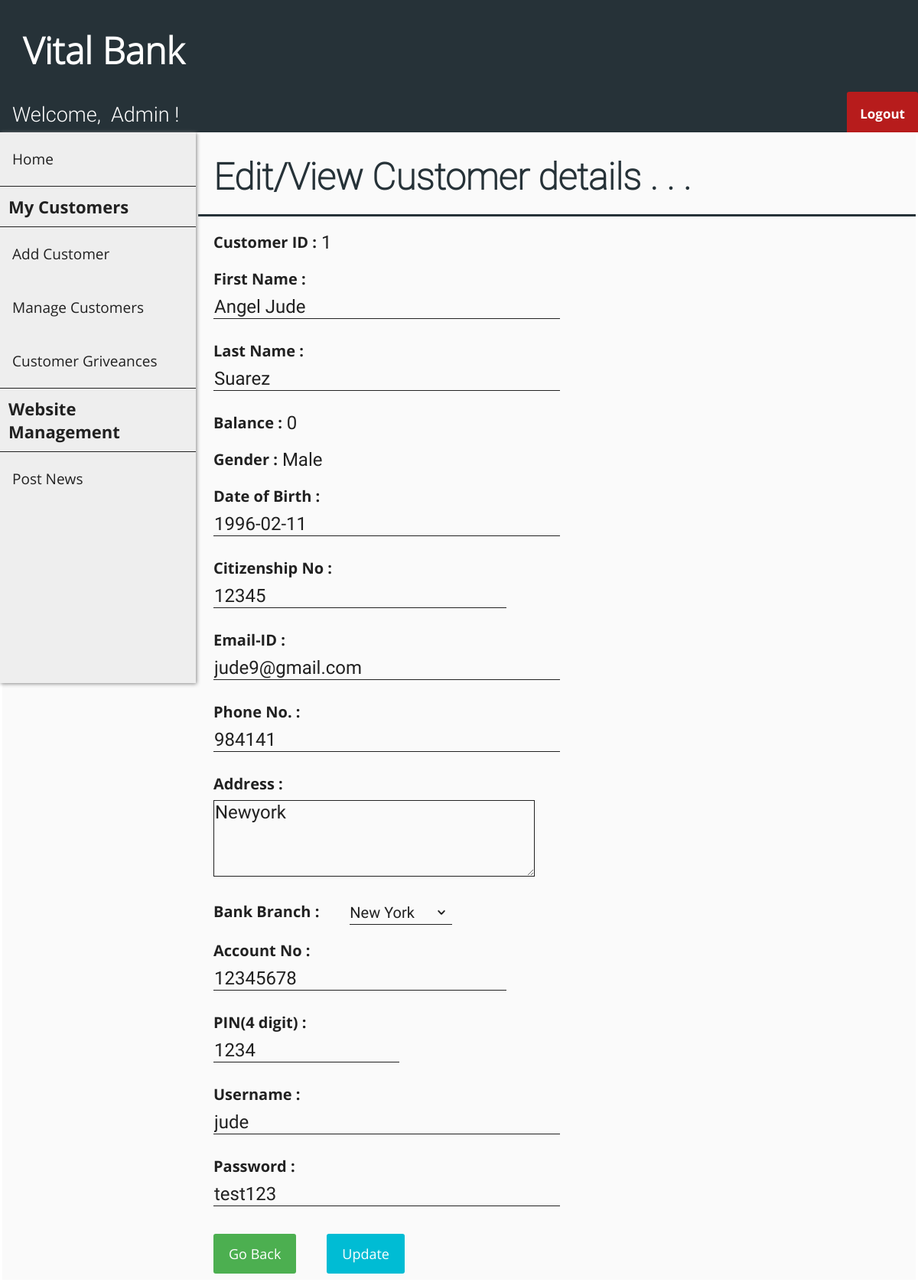
/edit_customer.php?cust_id=1 (signed in), run on the app's committed database.
### tables this page shows
CREATE TABLE `customer` (
  `cust_id` int(11) NOT NULL,
  `first_name` varchar(30) DEFAULT NULL,
  `last_name` varchar(30) DEFAULT NULL,
  `gender` varchar(10) DEFAULT NULL,
  `dob` date DEFAULT NULL,
  `aadhar_no` int(11) DEFAULT NULL,
  `email` varchar(30) DEFAULT NULL,
  `phone_no` varchar(20) DEFAULT NULL,
  `address` varchar(255) DEFAULT NULL,
  `branch` varchar(30) DEFAULT NULL,
  `account_no` int(11) DEFAULT NULL,
  `pin` int(4) DEFAULT NULL,
  `uname` varchar(30) DEFAULT NULL,
  `pwd` varchar(30) DEFAULT NULL
);

### edit_customer.php (the view, shortened to what this page needs)
<?php
    include "connect.php";
    include "header.php";
    include "user_navbar.php";
    include "admin_sidebar.php";
    $sql0 = "SELECT * FROM customer WHERE cust_id=".$_SESSION['cust_id'];
    $result0 = $conn->query($sql0);
    if ($result0->num_rows > 0) {
        while($row = $result0->fetch_assoc()) {
            $fname = $row["first_name"];
            $lname = $row["last_name"];
            $gender = $row["gender"];
            $dob = $row["dob"];
            $aadhar = $row["aadhar_no"];
            $email = $row["email"];
            $phno = $row["phone_no"];
            $address = $row["address"];
            $branch = $row["branch"];
            $acno = $row["account_no"];
            $pin = $row["pin"];
            $cus_uname = $row["uname"];
            $cus_pwd = $row["pwd"];
        }
    }
?>
<!DOCTYPE html>
<html>
<head>
    <link rel="stylesheet" href="customer_add_style.css">
</head>
<body>
    <form class="add_customer_form" action="./edit_customer_action.php" method="post">
        <div class="flex-container-form_header">
            <h1 id="form_header">Edit/View Customer details . . .</h1>
        </div>
        <div class="flex-container">
            <div class=container>
                <label>Customer ID : <label id="info_label"> <?php echo $_SESSION['cust_id'] ?> </label></label>
            </div>
        </div>
        <div class="flex-container">
            <div class=container>
                <label>First Name :</label><br>
                <input name="fname" size="30" type="text" value="<?php echo $fname ?>" required />
            </div>
            <div  class=container>
                <label>Last Name :</b></label><br>
                <input name="lname" size="30" type="text" value="<?php echo $lname ?>" required />
            </div>
        </div>
        <div class="flex-container">
            <div class=container>
                <label>Balance : <label id="info_label"> <?php echo number_format($balance) ?> </label></label>
            </div>
        </div>
        <div class="flex-container">
            <div class=container>
                <label>Gender :
                    <label id="info_label">
                    <?php
                        if ($gender == "male") {echo "Male";}
                        elseif ($gender == "female") {echo "Female";}
                        else {echo "Others";}
                    ?>
            </div>
        </div>
        <div class="flex-container">
            <div class=container>
                <label>Date of Birth :</label><br>
                <input name="dob" size="30" type="text" placeholder="yyyy-mm-dd" value="<?php echo $dob ?>" required />
            </div>
        </div>
        <div class="flex-container">
            <div class=container>
                <label>Citizenship No :</label><br>
                <input name="aadhar" size="25" type="text" value="<?php echo $aadhar ?>" required />
            </div>
        </div>
        <div class="flex-container">
            <div class=container>
                <label>Email-ID :</label><br>
                <input name="email" size="30" type="text" value="<?php echo $email ?>" required />
            </div>
            <div  class=container>
                <label>Phone No. :</b></label><br>
                <input name="phno" size="30" type="text" value="<?php echo $phno ?>" required />
            </div>
        </div>
        <div class="flex-container">
            <div class=container>
                <label>Address :</label><br>
                <textarea name="address" required /><?php echo $address ?></textarea>
            </div>
        </div>
        <div class="flex-container">
            <div class=container>
                <label>Bank Branch :</label>
            </div>
            <div  class=container>
                <select name="branch">
                    <option value="newyork" <?php if ($branch == 'newyork') {?> selected="selected" <?php }?>>New York</option>
                </select>
            </div>
        </div>
        <div class="flex-container">
            <div class=container>
                <label>Account No :</label><br>
                <input name="acno" size="25" type="text" value="<?php echo $acno ?>" required />
            </div>
        </div>
        <div class="flex-container">
            <div  class=container>
                <label>PIN(4 digit) :</b></label><br>
                <input name="pin" size="15" type="text" value="<?php echo $pin ?>" required />
            </div>
        </div>
        <div class="flex-container">
            <div class=container>
                <label>Username :</label><br>
                <input name="cus_uname" size="30" type="text" value="<?php echo $cus_uname ?>" required />
            </div>
            <div  class=container>
                <label>Password :</b></label><br>
                <input name="cus_pwd" size="30" type="text" value="<?php echo $cus_pwd ?>" required />
            </div>
        </div>
        <div class="flex-container">
            <div class="container">
                <a href="./manage_customers.php" class="button">Go Back</a>
            </div>
            <div class="container">
                <button type="submit">Update</button>
            </div>
        </div>
    </form>
</body>
</html>

### header_style.css (style rules this page uses)
body { margin: 0; padding: 0; background-color: #FAFAFA; }
h1 { font-family: OpenSans-Light; color: white; font-size: 3rem; line-height: 3rem; margin-top: calc((1.5rem - 2rem) + 2.5rem); margin-bottom: 1.5rem; }

### customer_add_style.css (style rules this page uses)
.flex-container { display: -webkit-flex; display: flex; margin-left: 256px; width: auto; height: auto; -webkit-flex-wrap: wrap; flex-wrap: wrap; background-color: #FAFAFA; }
.flex-container-form_header { display: -webkit-flex; display: flex; margin-left: 256px; width: auto; height: auto; background-color: #FAFAFA; border-bottom: 3px solid #263238; }
h1[id="form_header"] { margin-left: 20px; font-family: Roboto-Thin; color: #263238; }
form { border: 3px solid white; width: inherit; margin-left: 0px; }
label { display: block; float: left; color: #212121; font-family: OpenSans-Bold; font-size: 20px; }
label[id="info_label"] { display: block; float: right; margin-left: 6px; font-family: Roboto-Regular; color: #212121; font-size: 24px; }
input[type=text], input[type=password] { font-family: Roboto-Regular; color: #212121; font-size: 24px; width: auto; margin: 8px 0; padding: 1px 1px; border: 0; border-bottom: 1px solid #212121; box-sizing: border-box; background-color: transparent; }
.container { margin-top: 20px; margin-left: 20px; margin-right: 20px; float: left; display: inline-block; }
textarea { font-family: Roboto-Regular; color: #212121; font-size: 24px; height: 100px; width:35vw; max-width: 720px; min-width: 240px; margin: 8px 0; padding: 1px 1px; border: 0; border: 1px solid #212121; box-sizing: border-box; background-color: transparent; }
select { font-family: Roboto-Regular; color: #212121; font-size: 20px; background: url("images/down_arrow.png") 96% / 15% no-repeat #eee; -webkit-appearance: none; -moz-appearance: none; background-color: transparent; width: 130%; padding: 4px 0; border: none; border-bottom: 1px solid #212121; }
button { font-family: OpenSans-Regular; font-size: 18px; background-color: #00BCD4; color: white; padding: 14px 20px; margin: 8px 0; border: none; cursor: pointer; width: 100%; border-radius: 3px; }
.button { background-color: #4CAF50; border: none; color: white; font-family: OpenSans-Regular; font-size: 18px; padding: 14px 20px; margin: 8px 0; text-align: center; text-decoration: none; display: inline-block; border-radius: 3px; cursor: pointer; }

### data on the page
customer: fname "Angel Jude", lname "Suarez", dob "1996-02-11", aadhar "12345", email "jude9@gmail.com", phno "984141", address "Newyork", branch "New York", acno "12345678", pin "1234", cus_uname "jude", cus_pwd "test123"

### other printed values
$_SESSION['cust_id'] "1"
$balance "0"
